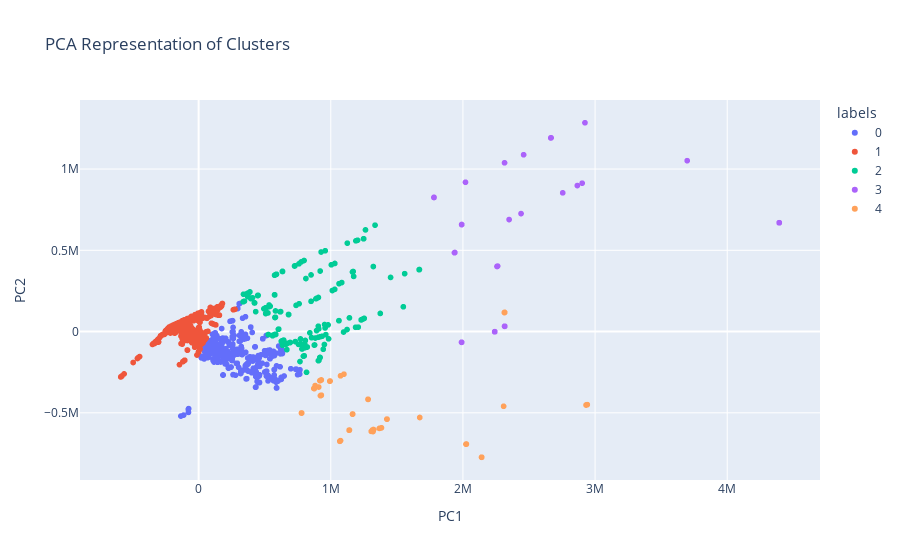

Notebook code cell kept with this figure:
### Code cell
serve_scatter_plot(trimmed=False, k=5)
